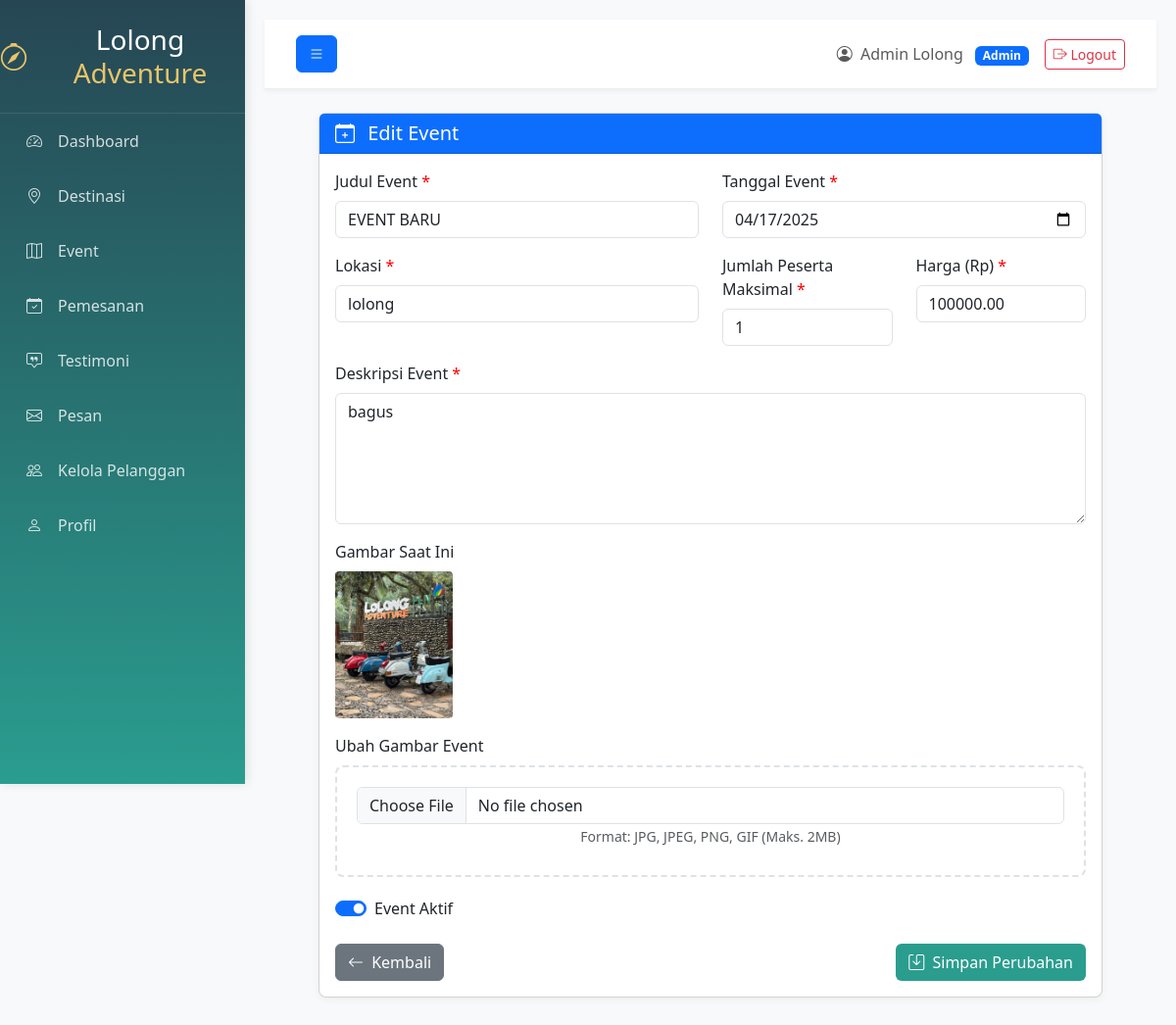
The page /pages/event/edit_event.php?id=1 (signed in) on the database its author committed.
### tables this page shows
CREATE TABLE `events` (
  `id` int(11) NOT NULL,
  `title` varchar(255) NOT NULL,
  `description` text NOT NULL,
  `event_date` date NOT NULL,
  `location` varchar(255) NOT NULL,
  `max_participants` int(11) NOT NULL,
  `price` decimal(10,2) NOT NULL,
  `image_url` varchar(255) DEFAULT NULL,
  `created_at` timestamp NOT NULL DEFAULT current_timestamp(),
  `updated_at` timestamp NOT NULL DEFAULT current_timestamp() ON UPDATE current_timestamp(),
  `is_active` tinyint(1) NOT NULL DEFAULT 1,
  `registered_participants` int(11) DEFAULT 0
);

### pages/event/edit_event.php (the view, shortened to what this page needs)
<?php
require_once('../../config/database.php');
$id = isset($_GET['id']) ? (int)$_GET['id'] : 0;
$stmt = $pdo->prepare("SELECT * FROM events WHERE id = ?");
$stmt->execute([$id]);
$event = $stmt->fetch(PDO::FETCH_ASSOC);
?>
<!DOCTYPE html>
<html lang="id">
<head>
    <link href="https://cdn.jsdelivr.net/npm/bootstrap@5.3.0/dist/css/bootstrap.min.css" rel="stylesheet">
    <link rel="stylesheet" href="https://cdn.jsdelivr.net/npm/bootstrap-icons@1.10.0/font/bootstrap-icons.css">
</head>
<body>
    <div class="wrapper">
        <?php include('../../includes/sidebar.php'); ?>
        <div id="content" class="main-content">
            <nav class="navbar navbar-expand-lg navbar-light bg-light">
                <div class="container-fluid">
                    <button type="button" id="sidebarCollapse" class="btn btn-primary">
                        <i class="bi bi-list"></i>
                    </button>
                    <div class="d-flex align-items-center ms-auto">
                        <span class="navbar-text me-3">
                            <i class="bi bi-person-circle me-1"></i> <?php echo htmlspecialchars($_SESSION['full_name']); ?>
                            <span class="badge bg-primary ms-2"><?php echo ucfirst($_SESSION['role']); ?></span>
                        </span>
                        <a href="../../logout.php" class="btn btn-outline-danger btn-sm">
                            <i class="bi bi-box-arrow-right"></i> Logout
                        </a>
                    </div>
                </div>
            </nav>
            <div class="container-fluid p-4">
                <div class="row">
                    <div class="col-12">
                        <div class="card form-container">
                            <div class="card-header bg-primary text-white">
                                <h5 class="mb-0"><i class="bi bi-calendar-plus me-2"></i> Edit Event</h5>
                            </div>
                            <div class="card-body">
                                <form method="POST" action="" enctype="multipart/form-data">
                                    <div class="row mb-3">
                                        <div class="col-md-6">
                                            <label for="title" class="form-label required-field">Judul Event</label>
                                            <input type="text" class="form-control" id="title" name="title"
                                                value="<?php echo htmlspecialchars($event['title']); ?>" required>
                                        </div>
                                        <div class="col-md-6">
                                            <label for="event_date" class="form-label required-field">Tanggal Event</label>
                                            <input type="date" class="form-control" id="event_date" name="event_date"
                                                value="<?php echo htmlspecialchars($event['event_date']); ?>"
                                                min="<?php echo date('Y-m-d'); ?>" required>
                                        </div>
                                    </div>
                                    <div class="row mb-3">
                                        <div class="col-md-6">
                                            <label for="location" class="form-label required-field">Lokasi</label>
                                            <input type="text" class="form-control" id="location" name="location"
                                                value="<?php echo htmlspecialchars($event['location']); ?>" required>
                                        </div>
                                        <div class="col-md-3">
                                            <label for="max_participants" class="form-label required-field">Jumlah Peserta Maksimal</label>
                                            <input type="number" class="form-control" id="max_participants" name="max_participants"
                                                value="<?php echo htmlspecialchars($event['max_participants']); ?>" min="1" required>
                                        </div>
                                        <div class="col-md-3">
                                            <label for="price" class="form-label required-field">Harga (Rp)</label>
                                            <input type="number" class="form-control" id="price" name="price"
                                                value="<?php echo htmlspecialchars($event['price']); ?>" min="0" step="0.01" required>
                                        </div>
                                    </div>
                                    <div class="mb-3">
                                        <label for="description" class="form-label required-field">Deskripsi Event</label>
                                        <textarea class="form-control" id="description" name="description" rows="5" required><?php echo htmlspecialchars($event['description']); ?></textarea>
                                    </div>
                                    <div class="mb-3">
                                        <label class="form-label">Gambar Saat Ini</label>
                                        <?php if (!empty($event['image_url'])): ?>
                                            <img src="../../assets/images/events/<?php echo htmlspecialchars($event['image_url']); ?>"
                                                class="current-image"
                                                alt="Current Event Image"
                                                onerror="this.onerror=null;this.src='../../assets/images/events/default.jpg';">
                                        <?php else: ?>
                                            <p class="text-muted">Tidak ada gambar</p>
                                        <?php endif; ?>
                                    </div>
                                    <div class="mb-3">
                                        <label for="image" class="form-label">Ubah Gambar Event</label>
                                        <div class="image-upload-container">
                                            <input type="file" class="form-control" id="image" name="image" accept="image/*">
                                            <small class="text-muted">Format: JPG, JPEG, PNG, GIF (Maks. 2MB)</small>
                                        </div>
                                    </div>
                                    <div class="mb-3 form-check form-switch">
                                        <input class="form-check-input" type="checkbox" id="is_active" name="is_active"
                                            <?php echo $event['is_active'] ? 'checked' : ''; ?>>
                                        <label class="form-check-label" for="is_active">Event Aktif</label>
                                    </div>
                                    <div class="d-flex justify-content-between mt-4">
                                        <a href="events.php" class="btn btn-secondary">
                                            <i class="bi bi-arrow-left me-1"></i> Kembali
                                        </a>
                                        <button type="submit" class="btn btn-submit">
                                            <i class="bi bi-save me-1"></i> Simpan Perubahan
                                        </button>
                                    </div>
                                </form>
                            </div>
                        </div>
                    </div>
                </div>
            </div>
        </div>
    </div>
</body>
</html>

### pages/event/edit_event.php (style rules this page uses)
:root { --primary-color: #2a9d8f; --secondary-color: #264653; --accent-color: #e9c46a; --sidebar-width: 250px; }
body { background-color: #f8f9fa; overflow-x: hidden; }
.main-content { margin-left: var(--sidebar-width); padding: 20px; transition: all 0.3s; }
.navbar { padding: 15px 20px; background: white !important; border-bottom: 1px solid #eee; box-shadow: 0 2px 5px rgba(0, 0, 0, 0.05); }
.card { border-radius: 8px; box-shadow: 0 2px 10px rgba(0, 0, 0, 0.05); margin-bottom: 20px; }
.form-container { max-width: 800px; margin: 0 auto; }
.required-field::after { content: " *"; color: red; }
.current-image { max-width: 200px; max-height: 150px; display: block; margin-bottom: 10px; border-radius: 4px; }
.btn-submit { background-color: var(--primary-color); color: white; }
.image-upload-container { border: 2px dashed #dee2e6; padding: 20px; border-radius: 8px; text-align: center; margin-bottom: 20px; }

### rows shown on the page
events: title "EVENT BARU", event_date "04/17/2025", location "lolong", max_participants "1", price "100000.00", description "bagus", image_url (picture), is_active "☑"

### other values the page prints
$_SESSION['full_name'] "Admin Lolong"
$_SESSION['role'] "Admin"
